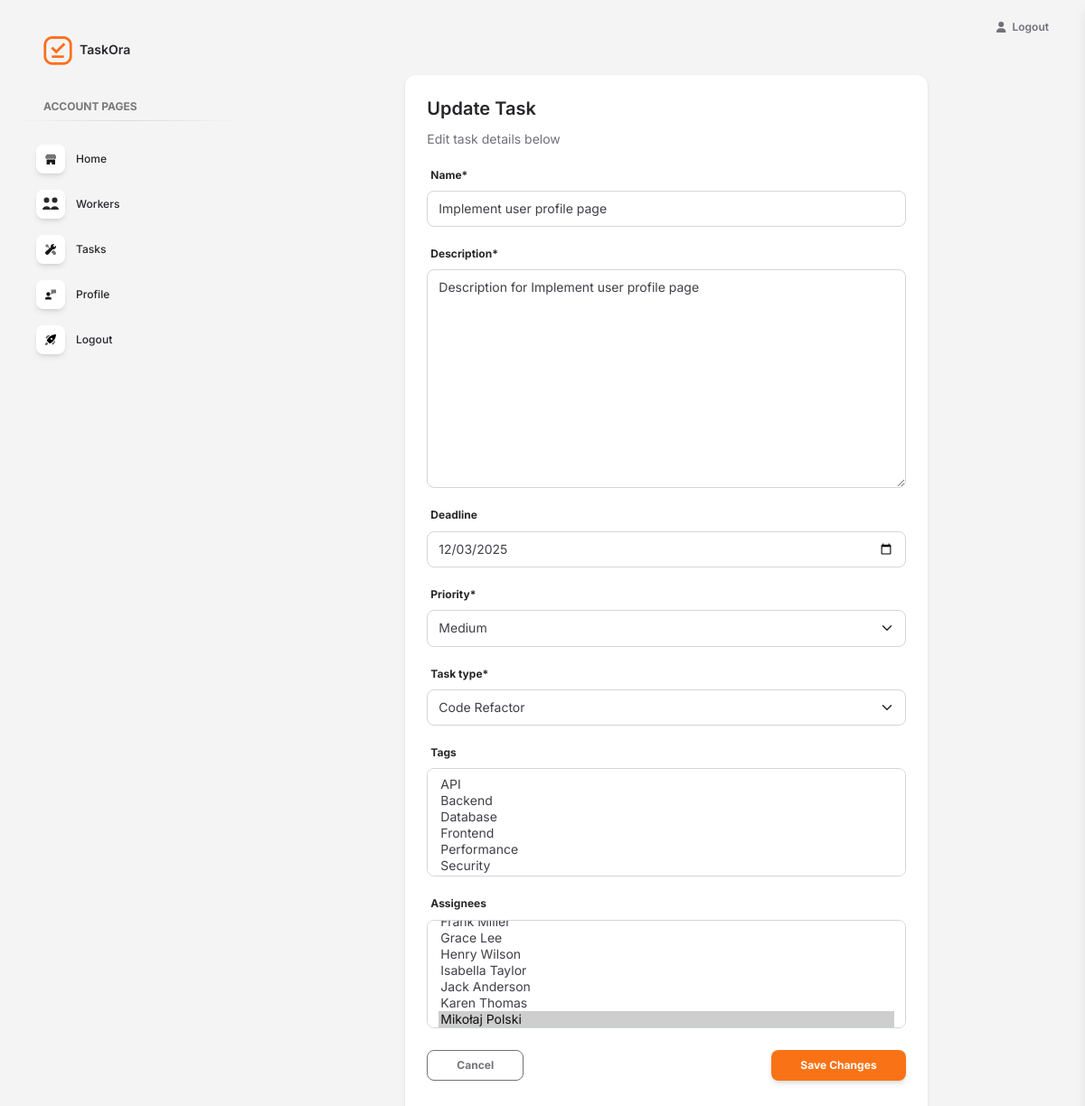
The page /tasks/2/update/ (signed in) on the database as committed earlier.
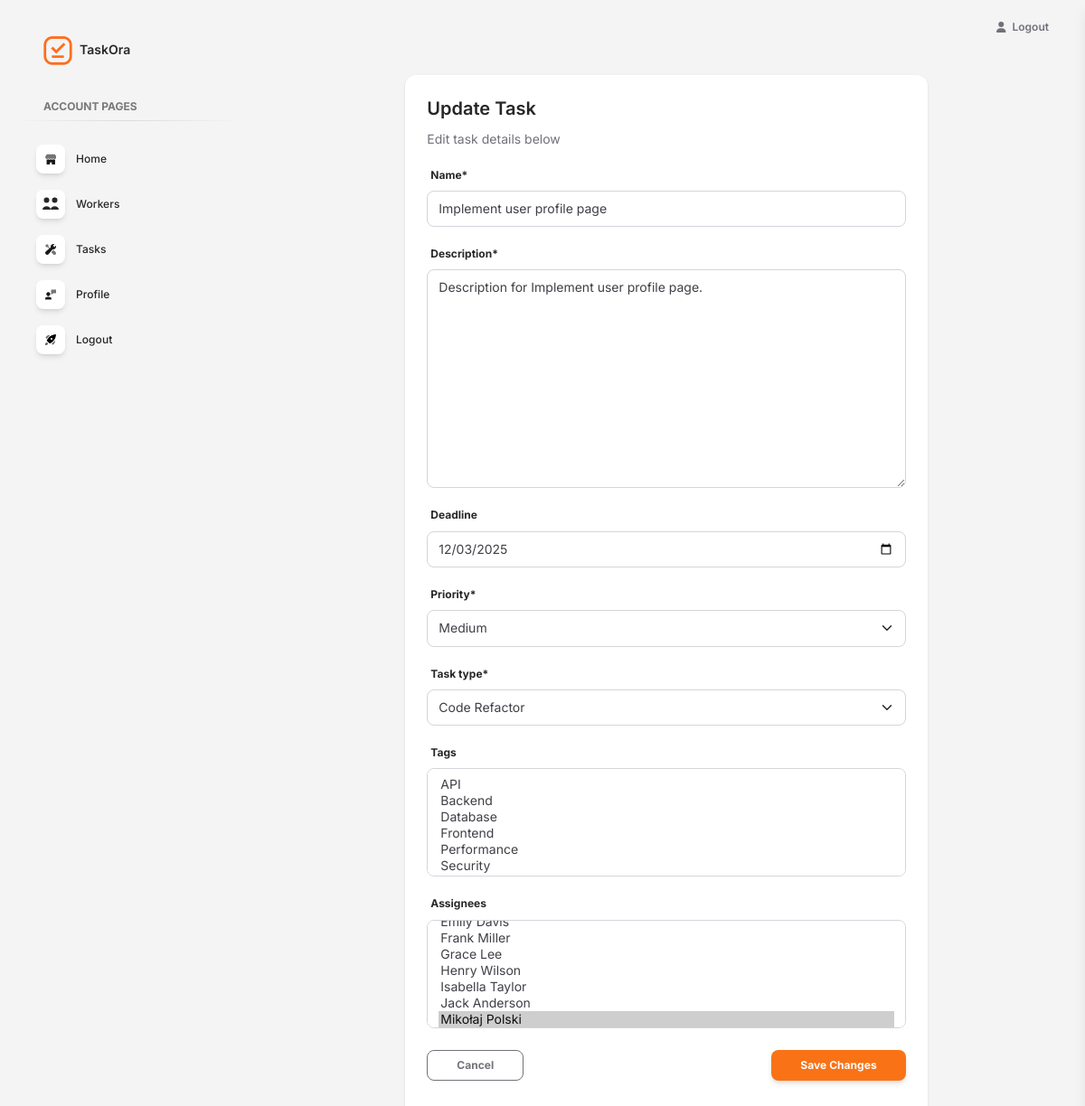
The same page on the database as committed later.
### task_manager/models.py (models this page shows, shortened)
class Task(models.Model):
    PRIORITY_CHOICES = [
        ("Low", "Low"),
        ("Medium", "Medium"),
        ("High", "High"),
        ("Urgent", "Urgent"),
    ]
    name = models.CharField(max_length=255)
    description = models.TextField()
    deadline = models.DateField(null=True, blank=True)
    is_completed = models.BooleanField(default=False)
    priority = models.CharField(max_length=10, choices=PRIORITY_CHOICES)
    task_type = models.ForeignKey(
        TaskType,
        on_delete=models.CASCADE,
        related_name="tasks"
    )
    tags = models.ManyToManyField(Tag, related_name="tasks")
    assignees = models.ManyToManyField(settings.AUTH_USER_MODEL, related_name="tasks")

class TaskType(models.Model):
    name = models.CharField(max_length=255, unique=True)
    class Meta:
        ordering = ("name",)
    def __str__(self):
        return self.name

### task_manager/views.py (the view)
# urls.py: path("tasks/<int:pk>/update/", TaskUpdateView.as_view(), name="task-update"),
class TaskUpdateView(LoginRequiredMixin, generic.UpdateView):
    model = Task
    form_class = TaskCreationChangeForm

### task_manager/forms.py
class TaskCreationChangeForm(forms.ModelForm):
    deadline = forms.DateField(
        required=False,
        widget=forms.DateInput(attrs={"type": "date"})
    )
    tags = forms.ModelMultipleChoiceField(
        required=False,
        queryset=Tag.objects.all(),
        widget=forms.SelectMultiple(attrs={
            "style": "min-height: 120px;"
        })
    )
    assignees = forms.ModelMultipleChoiceField(
        required=False,
        queryset=get_user_model().objects.all(),
        widget=forms.SelectMultiple(attrs={
            "style": "min-height: 120px;"
        })
    )
    class Meta:
        model = Task
        fields = (
            "name",
            "description",
            "deadline",
            "priority",
            "task_type",
            "tags",
            "assignees",
        )

### task_manager/models.py (called while the page is built)
    def __str__(self):
        return self.name

    def __str__(self):
        return f"{self.first_name} {self.last_name}"

### task_manager/templatetags/admin_soft.py (called while the page is built)
@assignment_tag(takes_context=True)
def get_admin_setting(context):
    res = {
    }
    return res

### templates/task_manager/task_form.html (shortened to what this page needs)
{% extends "layouts/base.html" %}
{% load crispy_forms_filters %}
{% load static %}
{% block content %}
<div class="container py-4">
  <div class="row justify-content-center">
    <div class="col-12 col-lg-8">
      <div class="card shadow-sm h-100">
        <div class="card-header bg-transparent pb-0">
          <h5 class="mb-2 text-dark">{{ object|yesno:"Update,Create"}} Task</h5>
          <p class="text-muted text-sm">{{ object|yesno:"Edit task details below,Create a new task below"}}</p>
        </div>
        <div class="card-body pt-0">
          <form action="" method="post">
            {{ form|crispy }}
            <div class="d-flex justify-content-between mt-4">
              <a href="{% url "task_manager:task-list" %}" class="btn btn-outline-secondary btn-sm">
                Cancel
              </a>
              <button type="submit" class="btn btn-primary btn-sm">{{ object|yesno:"Save Changes,Save Task"}}</button>
            </div>
          </form>
        </div>
      </div>
    </div>
  </div>
</div>
{% endblock %}

Rows that differ between the two databases and show on the page:
changed Task "Medium": description "Description for Implement user profile page" → "Description for Implement user profile page."
Other text that changed with them:
form field assignees: "Grace Lee / Henry Wilson / Isabella Taylor / Jack Anderson / Karen Thomas / Mikołaj Polski ☑" → "Frank Miller / Grace Lee / Henry Wilson / Isabella Taylor / Jack Anderson / Mikołaj Polski ☑"
